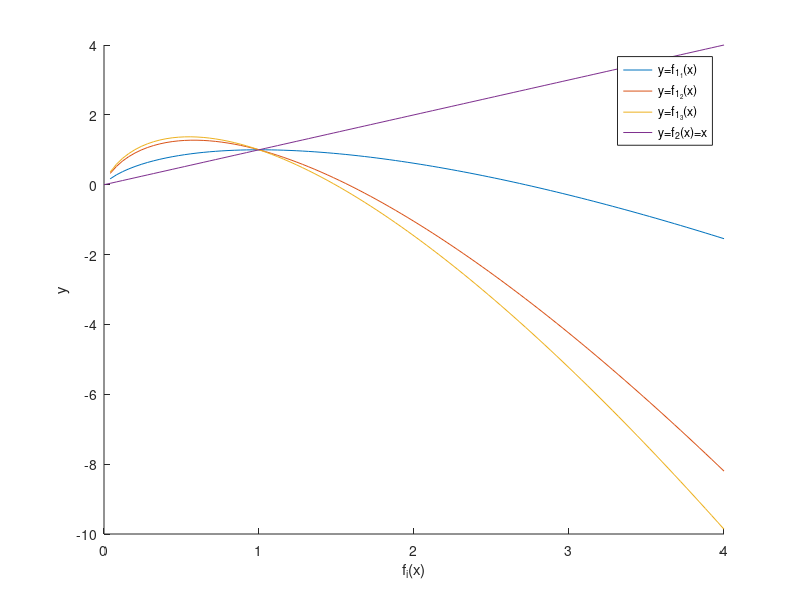
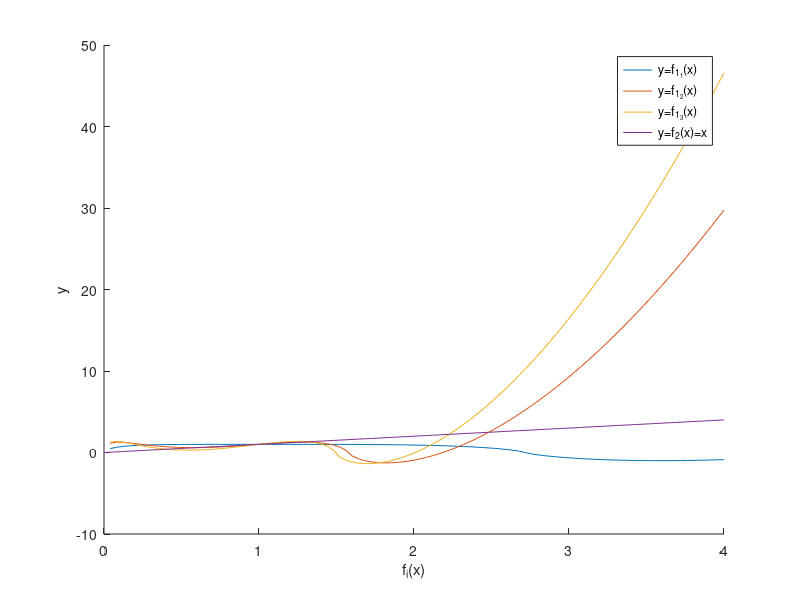

Write the MATLAB code that produced these figures, in order.
%erwthma 2

delta=[1,2.2,2.5];
Nsteps=101;
x=linspace(0,4,Nsteps);

xanalytical_1_1=x-delta(1).*x.*log(x);
xanalytical_1_2=x-delta(2).*x.*log(x);
xanalytical_1_3=x-delta(3).*x.*log(x);

xanalytical_2=x;


hold on
plot(x,xanalytical_1_1)
plot(x,xanalytical_1_2)
plot(x,xanalytical_1_3)
plot(x,xanalytical_2)
xlabel('f_{i}(x)');
ylabel('y');

legend('y=f_{1_{1}}(x)', 'y=f_{1_{2}}(x)', 'y=f_{1_{3}}(x)', 'y=f_{2}(x)=x');
hold off

%erwthma 3
figure;
xanalytical_b_1_1=xanalytical_1_1-delta(1).*xanalytical_1_1.*log(xanalytical_1_1);
xanalytical_b_1_2=xanalytical_1_2-delta(2).*xanalytical_1_2.*log(xanalytical_1_2);
xanalytical_b_1_3=xanalytical_1_3-delta(3).*xanalytical_1_3.*log(xanalytical_1_3);
xanalytical_b_2=xanalytical_2;

hold on
plot(x,xanalytical_b_1_1)
plot(x,xanalytical_b_1_2)
plot(x,xanalytical_b_1_3)
plot(x,xanalytical_b_2)
xlabel('f_{i}(x)');
ylabel('y');

legend('y=f_{1_{1}}(x)', 'y=f_{1_{2}}(x)', 'y=f_{1_{3}}(x)', 'y=f_{2}(x)=x');
hold off